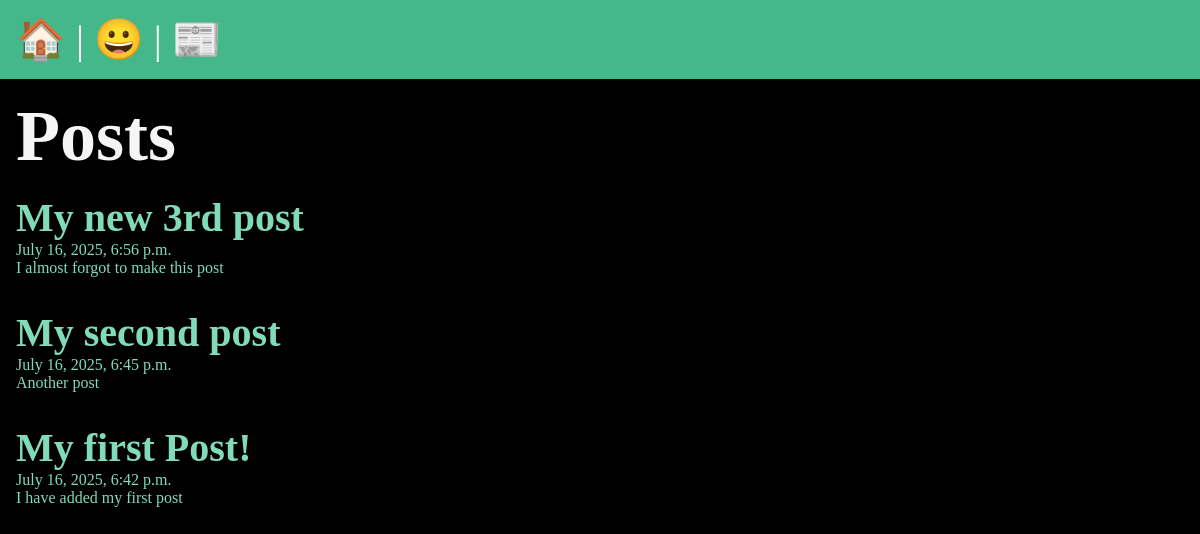
The app's page /posts/, older data.
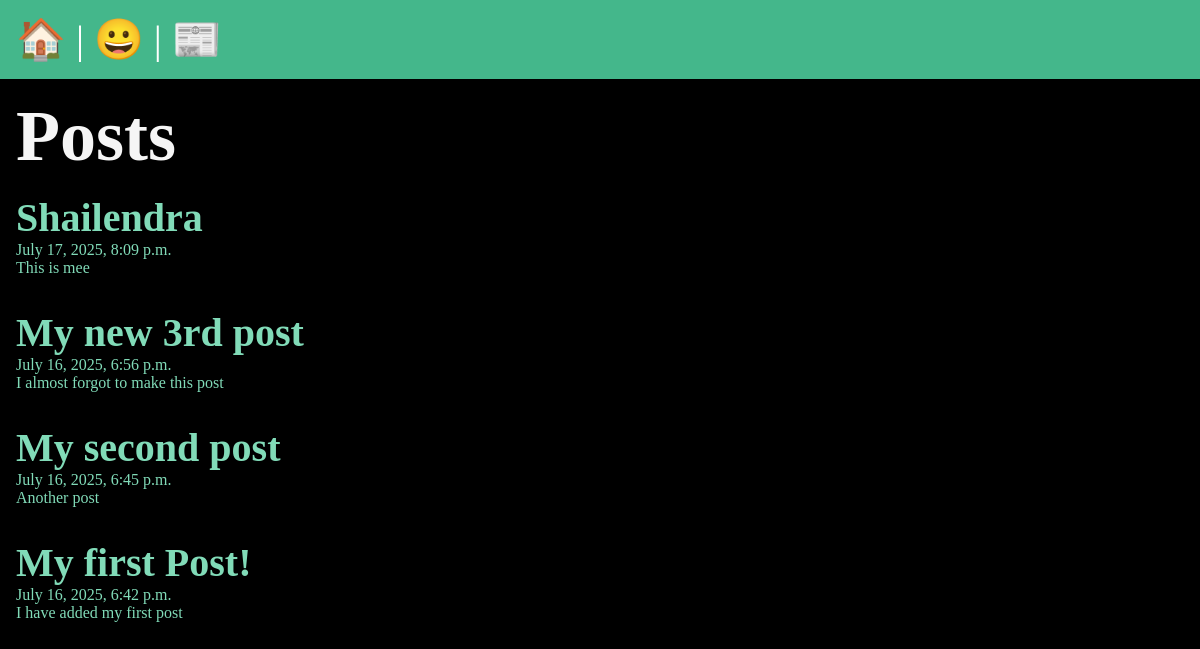
The same page, newer data.
### posts/models.py (models this page shows, shortened)
class Post(models.Model):
    title = models. CharField(max_length=75)
    body = models.TextField()
    slug = models.SlugField()
    date = models.DateTimeField(auto_now_add=True)
    banner = models.ImageField(default = 'fallback.jpg', blank=True)

### posts/views.py (the view)
# urls.py: path('', views.posts_list, name='list'),
def posts_list(request):
    posts = Post.objects.all().order_by('-date')
    return render(request, 'posts/post_list.html', {'posts': posts})

### posts/templates/posts/post_list.html
{% extends "layouts.html" %} {% block title %}Posts{% endblock %}
{% block content %}
  <section>
  <h1>Posts</h1>
  {% for post in posts %}
    <article>
      <h2>
        <a href = "{% url 'posts:page' slug=post.slug %}">
        {{ post.title }}
      </h2>
      <p> {{ post.date }} </p>
      <p> {{ post.body }} </p>
    </article>
  {% endfor %}
  </section>
{% endblock content %}

### templates/layouts.html (shortened to what this page needs)
<!DOCTYPE html>
{% load static %}
<html lang="en">
  <head>
    <link rel="stylesheet" href="{% static 'css/style.css' %}" />
  </head>
  <body>
    <nav>
      <a href="/">
        <span role="img" aria-label="Home"> 🏠 </span>
      </a> |
      <a href="/about">
        <span role="img" aria-label="about"> 😀 </span>
      </a> |
      <a href="{% url 'posts:list' %}" >
        <span role="img"> 📰  </span>
      </a>
    </nav>
    <main>{% block content %} {% endblock %}</main>
  </body>
</html>

### static/css/style.css (style rules this page uses)
* { margin: 0; padding: 0; box-sizing: border-box; }
body { min-height: 100vh; background-color: black; color: whitesmoke; font-size: 3rem; }
nav { padding: 1rem; background-color: #44B78B; color: white; font-size: 2.5rem; }
main { padding: 1rem; }
section { display: flex; flex-flow: column; gap: 1rem; }
h2 { font-size: 2.5rem; }
p { font-size: 1rem; }
a { text-decoration: none; color: #81dbb8; }

Row changes from the older to the newer data that the page shows:
added Post: title "Shailendra", date "July 17, 2025, 8:09 p.m.", body "This is mee"
